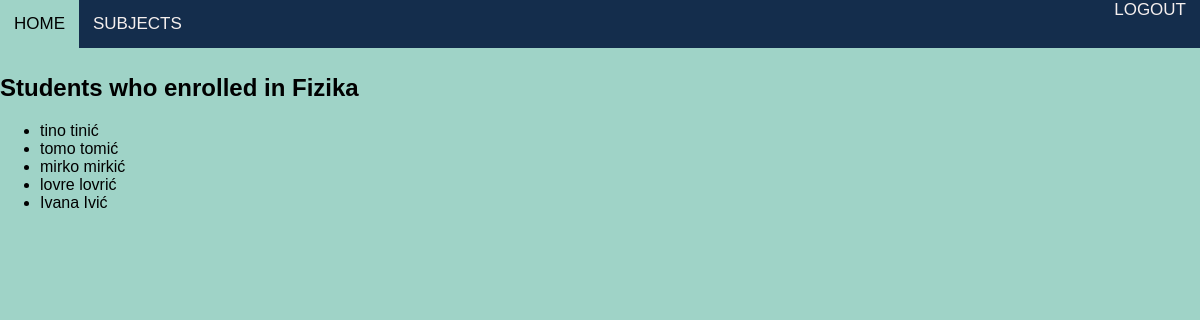
Before: /subject/enrolled_students/2/ (signed in) with the older database file.
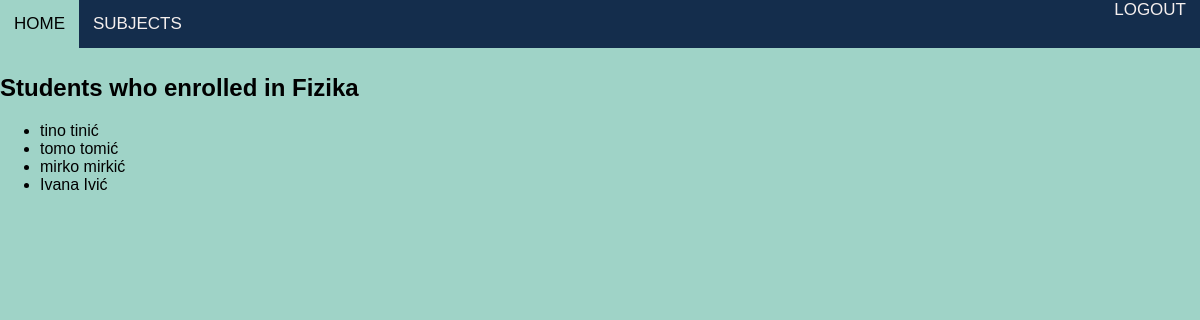
After: the same page with the newer database file.
### EnrollmentApp/models.py (models this page shows, shortened)
class Korisnici(AbstractUser):
    class RoleChoices(Enum):
        ADMINISTRATOR = 'administrator'
        PROFESOR = 'profesor'
        STUDENT = 'student'
    class StatusChoices(Enum):
        NONE = 'none'
        REDOVAN = 'redovan'
        IZVANREDAN = 'izvanredan'
    role = models.CharField(max_length=20, choices=[(role.value, role.name) for role in RoleChoices])
    status = models.CharField(max_length=20, choices=[(status.value, status.name) for status in StatusChoices])
    user_permissions = models.ManyToManyField(
        Permission,
        verbose_name='user permissions',
        blank=True,
        related_name='korisnici_set'
    )
    groups = models.ManyToManyField(
        'auth.Group',
        verbose_name='groups',
        blank=True,
        related_name='korisnici_set'
    )

### EnrollmentApp/views.py (the view)
# urls.py: path('subject/enrolled_students/<int:subject_id>/', views.subject_enrolled_students, name='subject_enrolled_students'),
@login_required
@user_passes_test(check_professor)
def subject_enrolled_students(request, subject_id):
    subject = get_object_or_404(Predmeti, id=subject_id)
    enrolled_students = Korisnici.objects.filter(studentenrollment__subject=subject, studentenrollment__status='Enrolled')
    context = {
        'subject': subject,
        'enrolled_students': enrolled_students,
    }
    return render(request, 'subject_enrolled_students.html', context)

### EnrollmentApp/views.py (called while the page is built)
def check_professor(user):
     return user.role == 'profesor'

### EnrollmentApp/templates/subject_enrolled_students.html (shortened to what this page needs)
{% load static %}
<!DOCTYPE html>
<html>
<head>
    <link rel="stylesheet" type="text/css" href="{% static 'css/style.css' %}">
</head>
<body>
    <nav>
        <div class="nav-left">
            <a href="{% url 'success' %}">HOME</a>
            <a href="{% url 'professor_subjects' %}" >SUBJECTS</a>
        </div>
        <div class="nav-right">
            <a href="{% url 'logout' %}" class="logout">LOGOUT</a>
        </div>
    </nav>
    <br>
    <br>
    <br>
    <h2> Students who enrolled in {{ subject.name }}</h2>
    {% if enrolled_students %}
        <ul>
            {% for student in enrolled_students %}
                <li>{{ student.first_name }} {{ student.last_name }}</li>
            {% endfor %}
        </ul>
    {% else %}
        <p>No enrolled students for this subject.</p>
    {% endif %}
</body>
</html>

Changed rows visible on the page:
removed Korisnici: first_name "lovre", last_name "lovrić"
